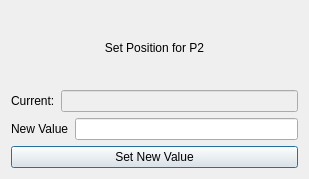
<?xml version="1.0" encoding="UTF-8"?>
<ui version="4.0">
 <class>Dialog</class>
 <widget class="QDialog" name="Dialog">
  <property name="geometry">
   <rect>
    <x>0</x>
    <y>0</y>
    <width>309</width>
    <height>179</height>
   </rect>
  </property>
  <property name="windowTitle">
   <string>Dialog</string>
  </property>
  <layout class="QHBoxLayout" name="horizontalLayout_3">
   <item>
    <layout class="QVBoxLayout" name="verticalLayout">
     <item>
      <widget class="QLabel" name="label">
       <property name="text">
        <string>Set Position for P2</string>
       </property>
       <property name="alignment">
        <set>Qt::AlignCenter</set>
       </property>
      </widget>
     </item>
     <item>
      <layout class="QHBoxLayout" name="horizontalLayout">
       <item>
        <widget class="QLabel" name="label_2">
         <property name="text">
          <string>Current:</string>
         </property>
        </widget>
       </item>
       <item>
        <widget class="QLineEdit" name="lineEditCurrent">
         <property name="enabled">
          <bool>false</bool>
         </property>
        </widget>
       </item>
      </layout>
     </item>
     <item>
      <layout class="QHBoxLayout" name="horizontalLayout_2">
       <item>
        <widget class="QLabel" name="label_3">
         <property name="text">
          <string>New Value</string>
         </property>
        </widget>
       </item>
       <item>
        <widget class="QLineEdit" name="lineEditNew"/>
       </item>
      </layout>
     </item>
     <item>
      <widget class="QPushButton" name="pushButton">
       <property name="text">
        <string>Set New Value</string>
       </property>
      </widget>
     </item>
    </layout>
   </item>
  </layout>
 </widget>
 <resources/>
 <connections/>
</ui>
